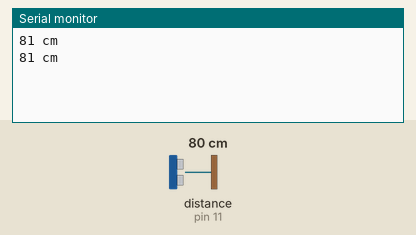
A sketch run on a simulated Arduino Uno, built with avr-gcc and run on an emulated ATmega328P. Parts: the last lines printed to the serial monitor. Inputs (shaded band) come from the test bench; at power-on: distance to the obstacle (sensor on pin 11) 80 cm. The echo pulse lasts 58.3 µs per cm.

Above: at 1.8 s.
1.9 s: distance to the obstacle (sensor on pin 11) set to 2 cm
At 2.8 s:
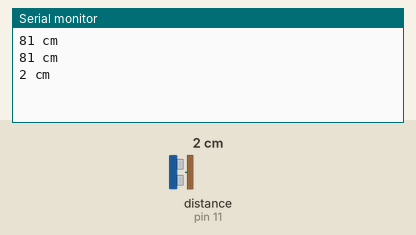
3.4 s: distance to the obstacle (sensor on pin 11) set to 4 cm
At 4.4 s:
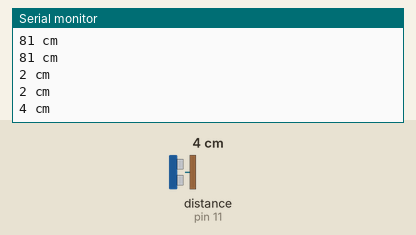
Timing chart, 0 to 6.4 s (numbered marks = the images above; inputs shaded):
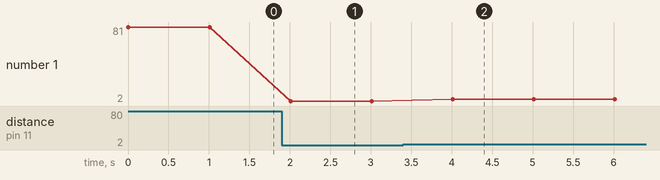

Measured:
- after the input at 1.9 s, the serial monitor: prints a new line after 0.11 s (image 1)
- after the input at 3.4 s, the serial monitor: prints a new line after 0.61 s (image 2)
- plotted number 1: 81 → 2 after the input at 1.9 s, 2 → 4 after the input at 3.4 s

The sketch:

8_Smartphone_Liquid_Level_Monitoring_System.ino
```cpp
/*****************************************************
Project Title: Smartphone Liquid Level Monitoring System
Organisation: Soham Academy Of Human Excellence
Website: https://ria.sohamacademy.org/
****************************************************/
#include <NewPing.h>
#include <SoftwareSerial.h>
SoftwareSerial bt(0, 1); // RX | TX
int flag;
String FirstName="Kushal";
#define TRIGGER_PIN 10
#define ECHO_PIN 11
#define MAX_DISTANCE 200

NewPing sonar(TRIGGER_PIN, ECHO_PIN, MAX_DISTANCE);

void setup() {
  Serial.begin(9600);
  bt.begin(38400);
}

void loop() {
  if (bt.available())
   flag = bt.read();

  Serial.print(sonar.ping_cm());
  Serial.println(" cm");
  delay(1000);
}
```
